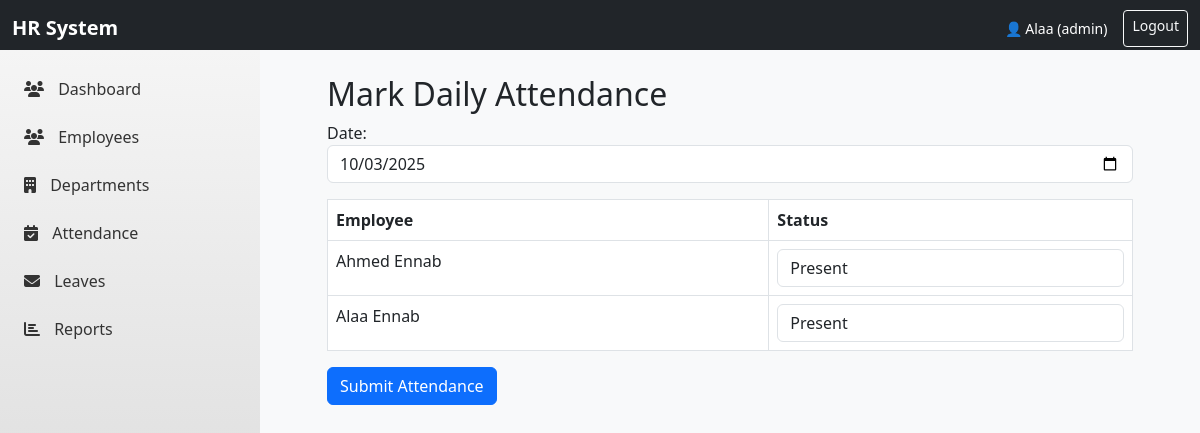
Page /attendance/mark_attendance.php (signed in) on the committed database.
### tables this page shows
CREATE TABLE `employees` (
  `id` int(11) NOT NULL,
  `name` varchar(100) NOT NULL,
  `email` varchar(100) NOT NULL,
  `department` varchar(100) DEFAULT NULL,
  `phone` varchar(20) DEFAULT NULL,
  `department_id` int(11) DEFAULT NULL,
  `basic_salary` decimal(10,2) DEFAULT 0.00,
  `hire_date` date DEFAULT NULL,
  `created_at` timestamp NOT NULL DEFAULT current_timestamp()
);

### attendance/mark_attendance.php (the view, shortened to what this page needs)
<?php
include "../side_nav_bar.php";
$conn = (new Database())->connect();
$employees = $conn->query("SELECT id, name FROM employees ORDER BY name");
?>
<!DOCTYPE html>
<html>
<head>
    <link rel="stylesheet" href="https://cdn.jsdelivr.net/npm/bootstrap@5.3.0/dist/css/bootstrap.min.css">
</head>
<body class="bg-light">
<div class="container mt-5">
      <div class="content">
    <h2>Mark Daily Attendance</h2>
    <form method="post">
        <div class="mb-3">
            <label for="attend_date">Date:</label>
            <input type="date" name="attend_date" id="attend_date" class="form-control" required value="<?= date('Y-m-d') ?>">
        </div>
        <table class="table table-bordered">
            <tr>
                <th>Employee</th><th>Status</th>
            </tr>
            <?php while($emp = $employees->fetch_assoc()): ?>
            <tr>
                <td><?= $emp['name'] ?></td>
                <td>
                    <select name="status[<?= $emp['id'] ?>]" class="form-control">
                        <option value="Present">Present</option>
                    </select>
                </td>
            </tr>
            <?php endwhile; ?>
        </table>
        <button type="submit" class="btn btn-primary">Submit Attendance</button>
    </form>
            </div></div>
</body>
</html>

### side_nav_bar.php (style rules this page uses)
body { font-family: 'Segoe UI', Tahoma, Geneva, Verdana, sans-serif; margin: 0; padding: 0; }

### attendance/mark_attendance.php (style rules this page uses)
.content { margin-left: 260px; padding: 25px; margin-top: 50px; }

### rows in the picture
employees: name "Ahmed Ennab", id "Present"
employees: name "Alaa Ennab", id "Present"

### other values in the picture
$_SESSION['username'] "Alaa"
$_SESSION['role'] "admin"
